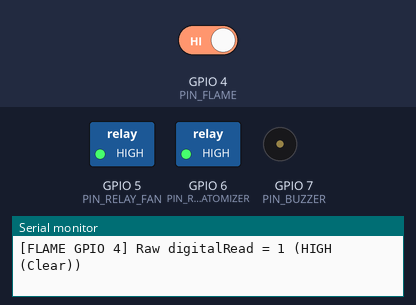
A sketch run on a simulated ESP32-S3. Parts: switched loads named in the sketch (green lamp = pin HIGH), buzzer (waves = sounding, pin HIGH), the last lines printed to the serial monitor. The test bench sets the inputs (shaded band); at power-on: GPIO 4 (PIN_FLAME) HIGH.

Above: at 2.7 s.
2.8 s: GPIO 4 (PIN_FLAME) driven LOW
At 5.4 s:
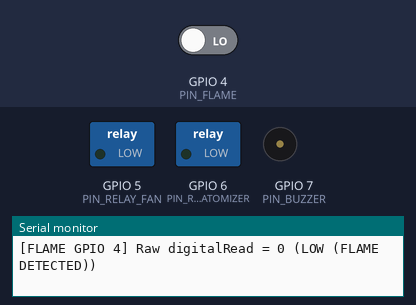
Timing chart, 0 to 9.5 s (numbered marks = the images above; inputs shaded):
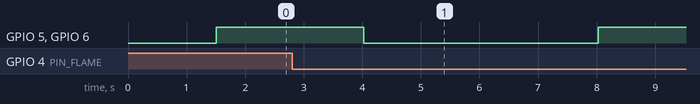

The sketch:

polarity_and_hardware_test.ino
```cpp
// ============================================================================
//  Phase 1 Bench Diagnostic: Continuous I2C Scanner + Flame & Relay Tester
//  Board: ESP32S3 Dev Module (ESP32-S3-N16R8)
// ============================================================================

#include <Arduino.h>
#include <Wire.h>

#define PIN_I2C_SDA        8
#define PIN_I2C_SCL        9
#define PIN_FLAME          4
#define PIN_RELAY_FAN      5
#define PIN_RELAY_ATOMIZER 6
#define PIN_BUZZER         7

unsigned long lastFlamePrintMs = 0;
unsigned long lastCycleMs = 0;
bool testLevelHigh = true;

void scanI2C() {
  Serial.println("\n--- Scanning I2C Bus (SDA=GPIO 8, SCL=GPIO 9 @ 100kHz) ---");

  int count = 0;
  for (uint8_t addr = 1; addr < 127; addr++) {
    Wire.beginTransmission(addr);
    uint8_t err = Wire.endTransmission();
    if (err == 0) {
      Serial.printf("  [FOUND] I2C Device at 0x%02X", addr);
      if (addr == 0x3C || addr == 0x3D)
        Serial.print(" -> 1.3\" SH1106 OLED Display");
      else if (addr == 0x58)
        Serial.print(" -> SGP30 Air Quality Sensor");
      else if (addr == 0x76 || addr == 0x77)
        Serial.print(" -> BME280 Climate Sensor");
      Serial.println();
      count++;
    }
  }
  if (count == 0) {
    Serial.println("  [WARN] No I2C devices found! Check:");
    Serial.println("         1) Try plugging ONLY ONE I2C module at a time (OLED -> BME280 -> SGP30)");
    Serial.println("         2) Check 3.3V and GND on the module (watch for breadboard middle rail split!)");
    Serial.println("         3) Verify SDA -> GPIO 8 and SCL -> GPIO 9 (not swapped)");
  }
  Serial.println("----------------------------------------------------------");
}

void setup() {
  Serial.begin(115200);
  delay(1500);
  Serial.println("\n=======================================================");
  Serial.println("  ESP32-S3 Hardware & Polarity Bench Diagnostic Tool   ");
  Serial.println("=======================================================");

  pinMode(PIN_FLAME, INPUT_PULLUP);
  pinMode(PIN_RELAY_FAN, OUTPUT);
  pinMode(PIN_RELAY_ATOMIZER, OUTPUT);
  pinMode(PIN_BUZZER, OUTPUT);

  digitalWrite(PIN_RELAY_FAN, HIGH);
  digitalWrite(PIN_RELAY_ATOMIZER, HIGH);
  digitalWrite(PIN_BUZZER, LOW);

  // Check if SDA or SCL is stuck LOW before starting Wire
  pinMode(PIN_I2C_SDA, INPUT_PULLUP);
  pinMode(PIN_I2C_SCL, INPUT_PULLUP);
  delay(10);
  Serial.printf("[I2C LINE CHECK] Idle SDA (GPIO 8) = %s | Idle SCL (GPIO 9) = %s\n",
                digitalRead(PIN_I2C_SDA) ? "HIGH (OK)" : "LOW (STUCK/SHORTED!)",
                digitalRead(PIN_I2C_SCL) ? "HIGH (OK)" : "LOW (STUCK/SHORTED!)");

  Wire.begin(PIN_I2C_SDA, PIN_I2C_SCL, 100000); // 100 kHz for breadboard stability
  scanI2C();
}

void loop() {
  unsigned long now = millis();

  // Print Flame Sensor raw state every 1000ms
  if (now - lastFlamePrintMs >= 1000) {
    lastFlamePrintMs = now;
    int rawFlame = digitalRead(PIN_FLAME);
    Serial.printf("[FLAME GPIO 4] Raw digitalRead = %d (%s)\n", rawFlame,
                  rawFlame == LOW ? "LOW (FLAME DETECTED)" : "HIGH (Clear)");
  }

  // Re-scan I2C and toggle Relay pins every 4 seconds
  if (now - lastCycleMs >= 4000) {
    lastCycleMs = now;

    // Rescan I2C continuously so you can plug in 1 module at a time and see it live
    scanI2C();

    testLevelHigh = !testLevelHigh;
    int level = testLevelHigh ? HIGH : LOW;
    digitalWrite(PIN_RELAY_FAN, level);
    digitalWrite(PIN_RELAY_ATOMIZER, level);
    Serial.printf(">>> [RELAY TEST] GPIO 5 (Fan) & GPIO 6 (Atomizer) = %s (%d) <<<\n\n",
                  testLevelHigh ? "HIGH (OFF)" : "LOW (ON)", level);
  }
}
```
